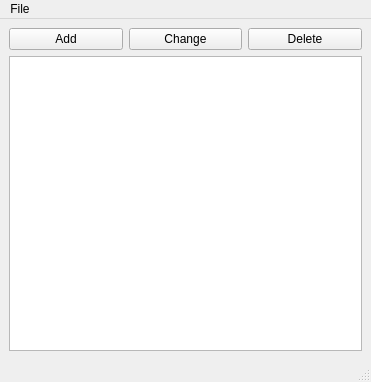
<?xml version="1.0" encoding="UTF-8"?>
<ui version="4.0">
 <class>MainWindow</class>
 <widget class="QMainWindow" name="MainWindow">
  <property name="geometry">
   <rect>
    <x>0</x>
    <y>0</y>
    <width>371</width>
    <height>382</height>
   </rect>
  </property>
  <property name="sizePolicy">
   <sizepolicy hsizetype="Fixed" vsizetype="Fixed">
    <horstretch>0</horstretch>
    <verstretch>0</verstretch>
   </sizepolicy>
  </property>
  <property name="minimumSize">
   <size>
    <width>371</width>
    <height>382</height>
   </size>
  </property>
  <property name="maximumSize">
   <size>
    <width>371</width>
    <height>382</height>
   </size>
  </property>
  <property name="windowTitle">
   <string>Task1_Var5</string>
  </property>
  <widget class="QWidget" name="centralwidget">
   <property name="maximumSize">
    <size>
     <width>16777215</width>
     <height>16777215</height>
    </size>
   </property>
   <layout class="QGridLayout" name="gridLayout">
    <item row="0" column="0">
     <widget class="QPushButton" name="add_button">
      <property name="statusTip">
       <string>&quot;Add new string&quot;</string>
      </property>
      <property name="text">
       <string>Add</string>
      </property>
     </widget>
    </item>
    <item row="0" column="1">
     <widget class="QPushButton" name="change_button">
      <property name="statusTip">
       <string>&quot;Change selected string&quot;</string>
      </property>
      <property name="text">
       <string>Change</string>
      </property>
     </widget>
    </item>
    <item row="0" column="2">
     <widget class="QPushButton" name="de_button">
      <property name="statusTip">
       <string>&quot;Delete selected string&quot;</string>
      </property>
      <property name="text">
       <string>Delete</string>
      </property>
     </widget>
    </item>
    <item row="1" column="0" colspan="3">
     <widget class="QListView" name="listView"/>
    </item>
   </layout>
  </widget>
  <widget class="QMenuBar" name="menubar">
   <property name="geometry">
    <rect>
     <x>0</x>
     <y>0</y>
     <width>371</width>
     <height>21</height>
    </rect>
   </property>
   <widget class="QMenu" name="menu">
    <property name="statusTip">
     <string>&quot;File menu&quot;</string>
    </property>
    <property name="whatsThis">
     <string>Menu for working with file</string>
    </property>
    <property name="title">
     <string>File</string>
    </property>
    <addaction name="open_action"/>
    <addaction name="save_action"/>
    <addaction name="exit_action"/>
   </widget>
   <addaction name="menu"/>
  </widget>
  <widget class="QStatusBar" name="statusbar"/>
  <action name="open_action">
   <property name="enabled">
    <bool>true</bool>
   </property>
   <property name="text">
    <string>Open</string>
   </property>
   <property name="statusTip">
    <string>&quot;Open existing  file&quot;</string>
   </property>
   <property name="whatsThis">
    <string/>
   </property>
   <property name="shortcutContext">
    <enum>Qt::WindowShortcut</enum>
   </property>
  </action>
  <action name="save_action">
   <property name="text">
    <string>Save</string>
   </property>
   <property name="statusTip">
    <string>&quot;Save current file&quot;</string>
   </property>
  </action>
  <action name="exit_action">
   <property name="text">
    <string>Exit</string>
   </property>
   <property name="statusTip">
    <string>&quot;exit&quot;</string>
   </property>
  </action>
 </widget>
 <resources/>
 <connections/>
</ui>
